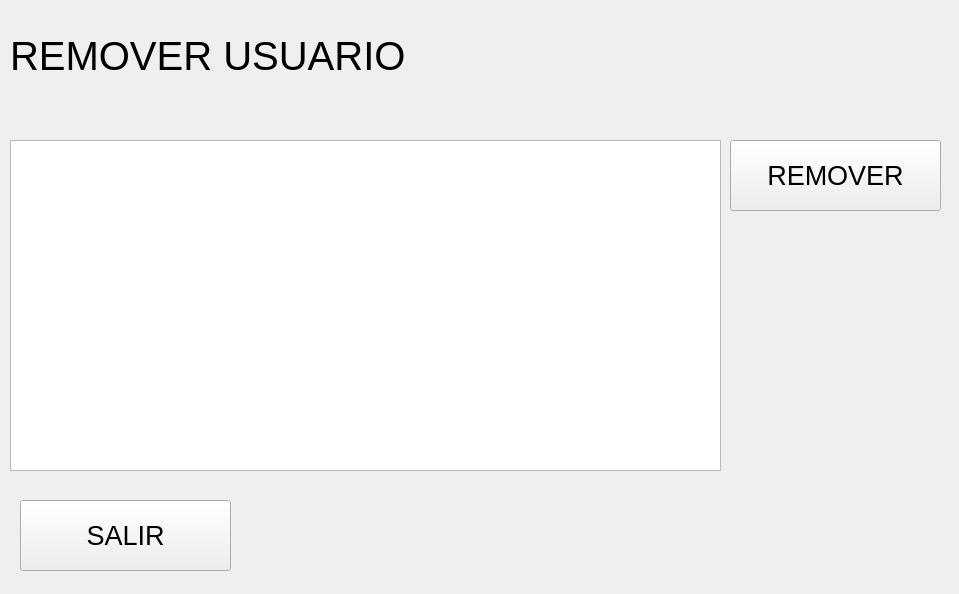
<?xml version="1.0" encoding="UTF-8"?>
<ui version="4.0">
 <class>Form</class>
 <widget class="QWidget" name="Form">
  <property name="geometry">
   <rect>
    <x>0</x>
    <y>0</y>
    <width>959</width>
    <height>594</height>
   </rect>
  </property>
  <property name="windowTitle">
   <string>Form</string>
  </property>
  <widget class="QLabel" name="label">
   <property name="geometry">
    <rect>
     <x>10</x>
     <y>20</y>
     <width>421</width>
     <height>71</height>
    </rect>
   </property>
   <property name="font">
    <font>
     <pointsize>30</pointsize>
    </font>
   </property>
   <property name="text">
    <string>REMOVER USUARIO</string>
   </property>
  </widget>
  <widget class="QListView" name="listView">
   <property name="geometry">
    <rect>
     <x>10</x>
     <y>140</y>
     <width>711</width>
     <height>331</height>
    </rect>
   </property>
  </widget>
  <widget class="QPushButton" name="pushButton_6">
   <property name="geometry">
    <rect>
     <x>20</x>
     <y>500</y>
     <width>211</width>
     <height>71</height>
    </rect>
   </property>
   <property name="font">
    <font>
     <pointsize>20</pointsize>
    </font>
   </property>
   <property name="text">
    <string>SALIR</string>
   </property>
  </widget>
  <widget class="QPushButton" name="pushButton_7">
   <property name="geometry">
    <rect>
     <x>730</x>
     <y>140</y>
     <width>211</width>
     <height>71</height>
    </rect>
   </property>
   <property name="font">
    <font>
     <pointsize>20</pointsize>
    </font>
   </property>
   <property name="text">
    <string>REMOVER</string>
   </property>
  </widget>
 </widget>
 <resources/>
 <connections/>
</ui>
